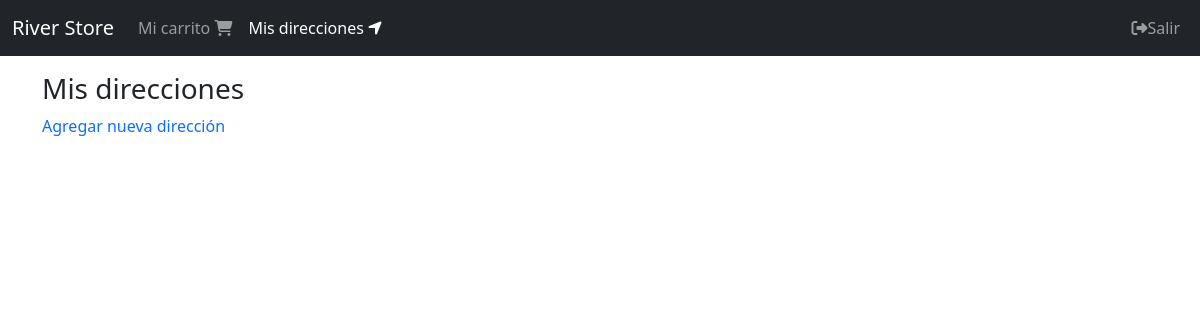
/direcciones/ (signed in), run on an earlier commit of the app's database.
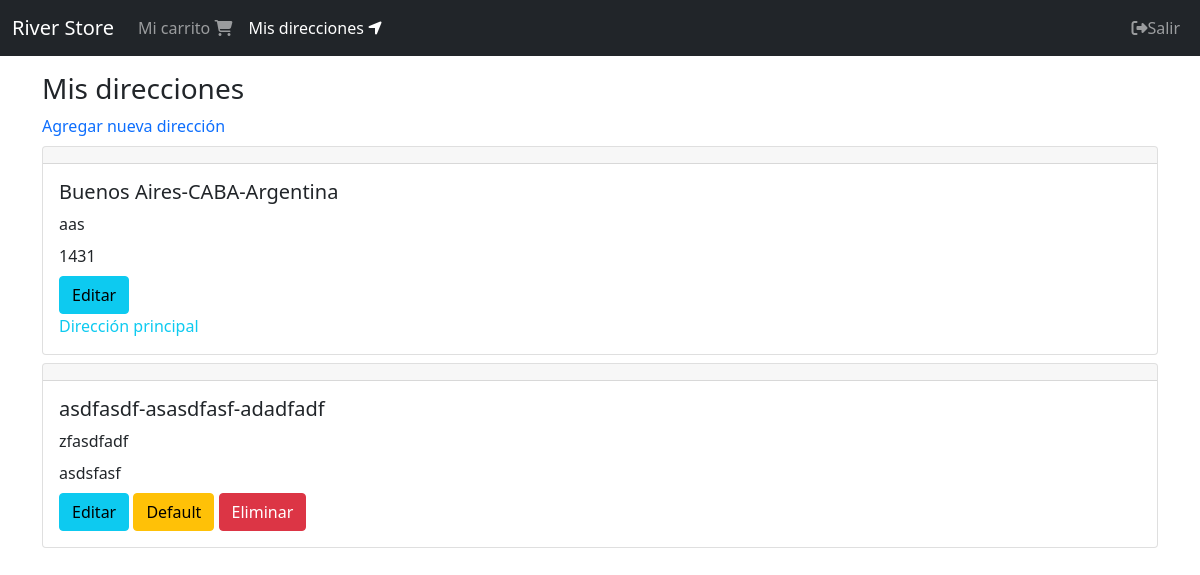
And on a later commit of the database.
### shipping_addresses/models.py (models this page shows, shortened)
class ShippingAddress(models.Model):
    user = models.ForeignKey(User, null=False, blank=False, on_delete=models.CASCADE)
    line1 = models.CharField(max_length=200)
    line2 = models.CharField(max_length=200, blank=True)
    city=models.CharField(max_length=100)
    state=models.CharField(max_length=100)
    country=models.CharField(max_length=50)
    reference=models.CharField(max_length=300)
    postal_code=models.CharField(max_length=10, null=False, blank=False)
    default=models.BooleanField(default=False)
    created_at=models.DateTimeField(auto_now_add=True)
    @property
    def address(self):
        return f'{self.city}-{self.state}-{self.country}'

### shipping_addresses/views.py (the view)
# urls.py: path('', views.ShippingAddressListView.as_view(), name='shipping_addresses'),
class ShippingAddressListView(LoginRequiredMixin, ListView):
    login_url = 'login'
    model = ShippingAddress
    template_name = 'shipping_addresses/shipping_addresses.html'
    def get_queryset(self):
        return ShippingAddress.objects.filter(user=self.request.user).order_by('-default')

### shipping_addresses/templates/shipping_addresses/shipping_addresses.html
{% extends 'base.html' %}
{% block content %}
<div class="col">
    <div class="h3">
        Mis direcciones
    </div>
    <div>
        <a href="{% url 'shipping_addresses:create' %}" style="text-decoration: none;">
        Agregar nueva dirección
        </a>
    </div>
    <div class="mt-2 mb-5">
        {% for shipping_address in object_list %}
        <div class="mt-2">
        {% include 'shipping_addresses/snippets/shipping_address.html' %}
        </div>
        {% endfor %}
    </div>
</div>
{% endblock %}

### templates/base.html (shortened to what this page needs)
{% load static %}
<!DOCTYPE html>
<html lang="en">
<head>
    <link href="https://cdn.jsdelivr.net/npm/bootstrap@5.0.2/dist/css/bootstrap.min.css" rel="stylesheet">
</head>
<body>
    {% include 'navbar.html' %}
    <div class="container">
        <div class="row mt-3">
            {% block content %}
            {% endblock %}
        </div>
    </div>
</body>
</html>

### templates/navbar.html (shortened to what this page needs)
{% url 'carts:cart' as cart %}
{% url 'shipping_addresses:shipping_addresses' as shipping_addresses %}
<nav class="navbar navbar-expand-md bg-dark navbar-dark">
  <div class="container-fluid">
    <a href="{% url 'index' %}" class="navbar-brand">River Store</a>
  <div id="navb" class="navbar-collapse collapse-hide">
    <ul class="navbar-nav">
      <li class="nav-item">
        <a href="{{ cart }}" class="nav-link {% if request.path == cart %}active{% endif %}">
          Mi carrito
        <span class="fas fa-shopping-cart"></span>
        </a>
      </li>
      <li class="nav-item">
        {% if user.is_authenticated %}
        <a href="{{ shipping_addresses }}" class="nav-link {% if request.path == shipping_addresses %}active{% endif %}">
          Mis direcciones
        <span class="fas fa-location-arrow"></span>
        </a>
        {% endif %}
      </li>
    </ul>
    <ul class="navbar-nav ms-auto">
        {% if user.is_authenticated %}
        <li class="navbar-item"><a href="{% url 'logout' %}" class="nav-link"><span class="fas fa-sign-out-alt"></span>Salir</a></li>
        {% else %}
        <li class="navbar-item"><a href="{% url 'login' %}" class="nav-link"><span class="fas fa-sign-in-alt"></span>Entrar</a></li>
        <li class="navbar-item"><a href="{% url 'register' %}" class="nav-link"><span class="fas fa-user-plus"></span>Registro</a></li>
        {% endif %}
    </ul>
  </div>
  </div>
</nav>

### shipping_addresses/templates/shipping_addresses/snippets/shipping_address.html
<div class="card">
    <h5 class="card-header"></h5>
    <div class="card-body">
        <h5 class="card-title">{{ shipping_address.address }}</h5>
        <div class="card-title">{{ shipping_address.reference }}</div>
        <div class="card-title">{{ shipping_address.postal_code }}</div>
        <div class="mt-2">
            <a href="{% url 'shipping_addresses:update' shipping_address.pk %}" class="btn btn-info">Editar</a>
            {% if shipping_address.default %}
            <div class="text-info">
                Dirección principal
            </div>
            {% else %}
            <a href="" class="btn btn-warning">Default</a>
            <a href="{% url 'shipping_addresses:delete' shipping_address.pk %}" class="btn btn-danger">Eliminar</a>
            {% endif %}
        </div>
    </div>
</div>

What changed in the data, as far as the page shows it:
added ShippingAddress: address "Buenos Aires-CABA-Argentina", reference "aas", postal_code "1431", default "Dirección principal"
added ShippingAddress: address "asdfasdf-asasdfasf-adadfadf", reference "zfasdfadf", postal_code "asdsfasf", default "Default"
